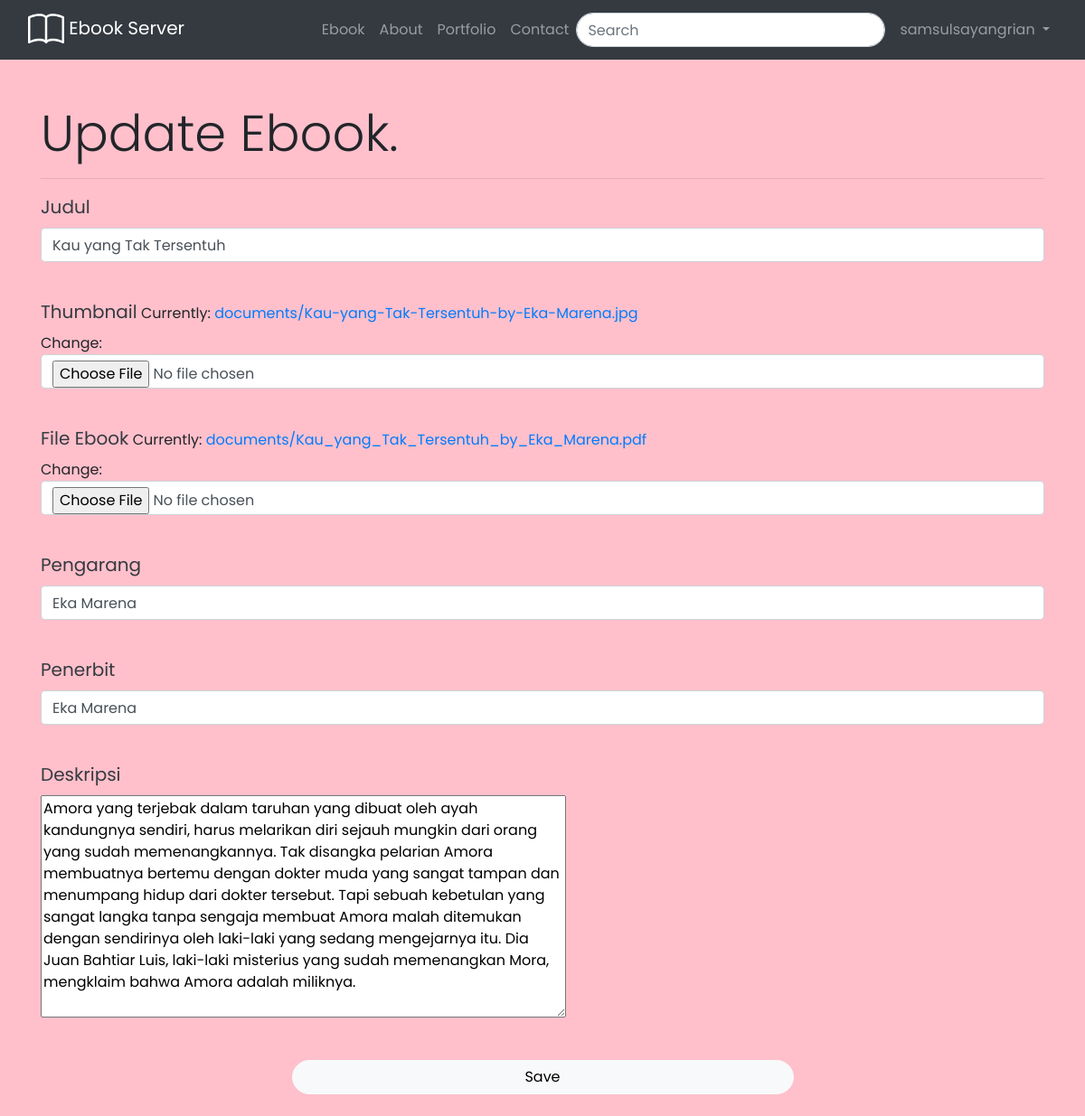
Page /ebook/update/7 (signed in) on the committed database.
### ebook/models.py (models this page shows, shortened)
class Ebook(models.Model):
	judul = models.CharField(max_length=255, blank=True)
	thumbnail = models.ImageField(upload_to='documents/', default="/default-img.png")
	author = models.ForeignKey(User, on_delete=models.CASCADE, default=1, blank=True, null=True)
	file = models.FileField(upload_to='documents/')
	upload = models.DateTimeField(auto_now_add=True)
	pengarang = models.CharField(max_length=255, blank=True)
	penerbit = models.CharField(max_length=255, blank=True)
	deskripsi = models.TextField(default="Beautiful masterpiece")
	slug = models.SlugField(blank=True, editable=False)

### ebook/views.py (the view)
# urls.py: path('update/<int:ebook_id>', views.updateEbook, name="updateEbook"),
@login_required(login_url="/auth/signin/")
def updateEbook(request, ebook_id):
	update_ebook = Ebook.objects.get(id=ebook_id)
	data = {
		'judul' : update_ebook.judul,
		'thumbnail':update_ebook.thumbnail,
		'file'	: update_ebook.file,
		'pengarang' : update_ebook.pengarang,
		'penerbit' : update_ebook.penerbit,
		'deskripsi' : update_ebook.deskripsi,
	}
	update_ebook_form = EbookForm(request.POST or None, request.FILES or None, initial=data, instance=update_ebook)
	if request.method == 'POST':
		if update_ebook_form.is_valid():
			update_ebook_form.save()
		return redirect('auth:profile')
	context = {
		'update_ebook_form' : update_ebook_form,
	}
	print()
	return render(request, 'ebook/update.html', context)

### ebook/forms.py
class EbookForm(forms.ModelForm):
	class Meta:
		model = Ebook
		fields = ['judul', 'thumbnail', 'file', 'pengarang', 'penerbit', 'deskripsi']

### templates/ebook/update.html (shortened to what this page needs)
{% load static %}
<!DOCTYPE html>
<html>
<head>
	<link rel="stylesheet" href="{% static "css/ebook.css" %}">
	<link rel="stylesheet" href="https://stackpath.bootstrapcdn.com/bootstrap/4.5.2/css/bootstrap.min.css">
</head>
</head>
<body style="background-color: pink">
	{% include "navbar.html" %}
	<br><br>
	<div class="container bg-transparent">
		<h1 class="display-4">Update Ebook.</h1>
		<hr>
		<form method="post" enctype="multipart/form-data">
			<div class="form-group">
				<label for="" style="color: #343A40; font-size: 20px">Judul</label>
				{{ update_ebook_form.judul }}<br>
			</div>
			<div class="form-group">
				<label for="" style="color: #343A40; font-size: 20px";>Thumbnail</label>
				{{ update_ebook_form.thumbnail }}<br>
			</div>
			<div class="form-group">
				<label for="" style="color: #343A40; font-size: 20px";>File Ebook</label>
				{{ update_ebook_form.file }}<br>
			</div>
			<div class="form-group">
				<label for="" style="color: #343A40; font-size: 20px";>Pengarang</label>
				{{ update_ebook_form.pengarang }}<br>
			</div>
			<div class="form-group">
				<label for="" style="color: #343A40; font-size: 20px";>Penerbit</label>
				{{ update_ebook_form.penerbit }}<br>
			</div>
			<div class="form-group">
				<label for="" style="color: #343A40; font-size: 20px";>Deskripsi</label>
				<br>
				{{ update_ebook_form.deskripsi }}<br>
			</div>
			<br>
			<div align="center">
				<input id="submit" style="width: 50%; color: black" class="btn btn-light rounded-pill" type="submit" value="Save">
			</div>
		</form>
		<br>
	</div>
</body>
</html>

### templates/navbar.html (shortened to what this page needs)
<nav class="navbar navbar-expand-lg navbar-dark bg-dark">
	<div class="container-fluid">
		<div class="navbar-header">
			<a href="{% url 'index' %}" class="navbar-brand">  Ebook Server</a>
		</div>
		<div class="collapse navbar-collapse" id="bs-example-navbar-collapse-1">
			<ul class="nav navbar-nav ml-auto">
				<li class="nav-item">
					<a class="nav-link" href="{% url 'ebook:ebook_index' %}">Ebook<span class="sr-only">(current)</span></a>
				</li>
				<li class="nav-item">
					<a class="nav-link" href="#">About <span class="sr-only">(current)</span></a>
				</li>
				<li class="nav-item">
					<a class="nav-link" href="#">Portfolio</a>
				</li>
				<li class="nav-item">
					<a class="nav-link" href="#">Contact</a>
				</li>
				<form class="form-inline my-2 my-lg-0" action="/search/" method="get">
					<input class="search-input form-control mr-sm-2" style="position: relative;border-radius: 50px" type="search" name="query" value="{{q}}" placeholder="Search" aria-label="Search" required>
				</form>
				{% if not request.user.is_authenticated %}
				<li class="nav-item">
					<a class="btn btn-light" href="{% url 'auth:signin' %}">Sign in</a>
				</li>
				{% else %}
				<li class="nav-item dropdown">
					<a class="nav-link dropdown-toggle" href="#" id="navbarDropdown" role="button" data-toggle="dropdown" aria-haspopup="true" aria-expanded="false">
						{{request.user}}
					</a>
				</li>
				{% endif %}
			</ul>
		</div>
	</div>
</nav>

### static/css/ebook.css (style rules this page uses)
* { font-family: 'Poppins', sans-serif; }

### rows in the picture
Ebook: judul "Kau yang Tak Tersentuh", pengarang "Eka Marena", penerbit "Eka Marena", deskripsi "Amora yang terjebak dalam taruhan yang dibuat oleh ayah kandungnya sendiri, harus melarikan diri sejauh mungkin dari orang yang sudah memenangkannya. Tak disangka pelarian Amora membuatnya bertemu dengan dokter muda yang sangat tampan dan menumpang hidup dari dokter tersebut. Tapi sebuah kebetulan yang sangat langka tanpa sengaja membuat Amora malah ditemukan dengan sendirinya oleh laki-laki yang sedang mengejarnya itu. Dia Juan Bahtiar Luis, laki-laki misterius yang sudah memenangkan Mora, mengklaim bahwa Amora adalah miliknya."

### other values in the picture
{{ request.user }} "samsulsayangrian"
